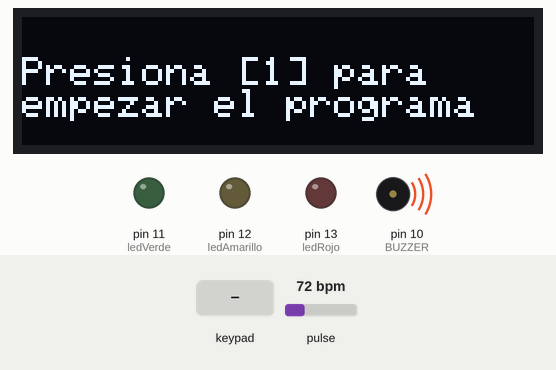
The sketch below on a simulated Arduino Uno, built with avr-gcc and run on an emulated ATmega328P. Shown: 128×32 one-colour display, output pins drawn as LEDs (lit = HIGH), buzzer (waves = sounding). Dashed ring = blinking. The test bench sets the inputs (shaded band); at power-on: pulse 72 bpm. Random numbers use the default seed unless the sketch sets one; what the sketch prints to the serial monitor is not drawn.

Above: at 1.2 s.
1.3 s: keypad keys 5 4 3 2 * pressed 0.4 s apart
At 4.4 s:
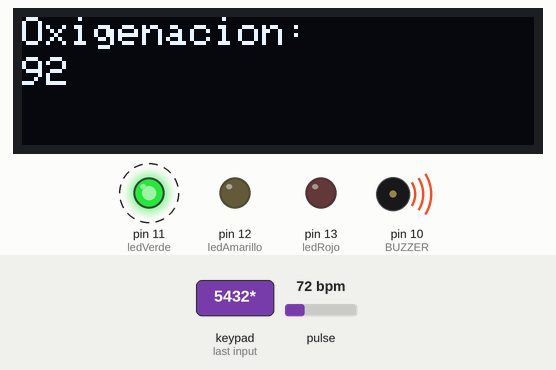
6.3 s: key '2' pressed
At 7.1 s:
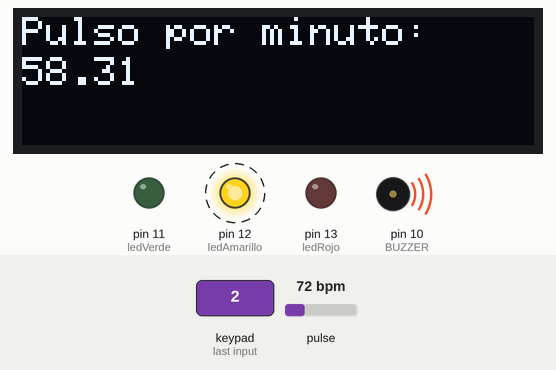
9.3 s: keypad keys 1 3 9 7 pressed 0.4 s apart
At 11.5 s:
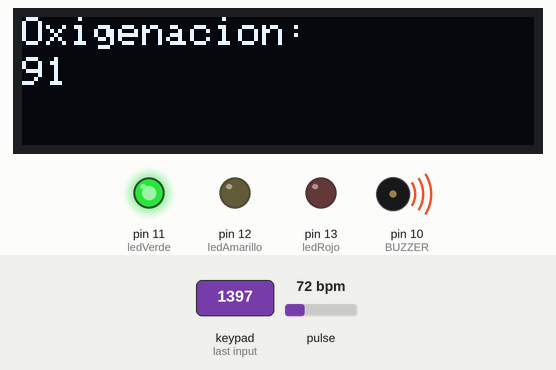
16.9 s: key '3' pressed
At 19.7 s:
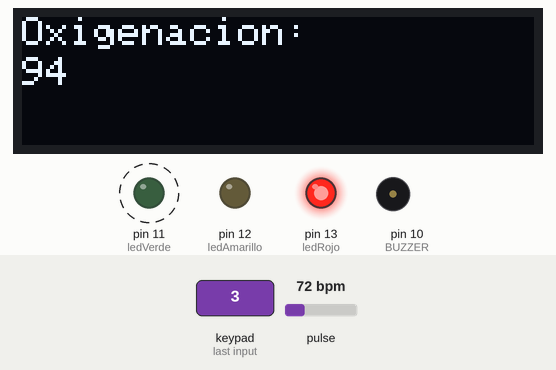
19.9 s: keypad keys 1 3 9 7 # pressed 0.4 s apart
At 23.2 s:
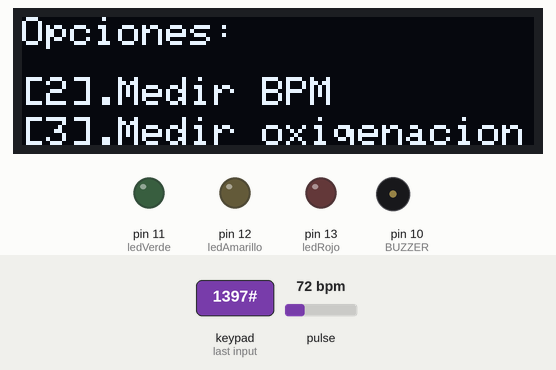
Timing chart, 0 to 25.9 s (numbered marks = the images above; inputs shaded):
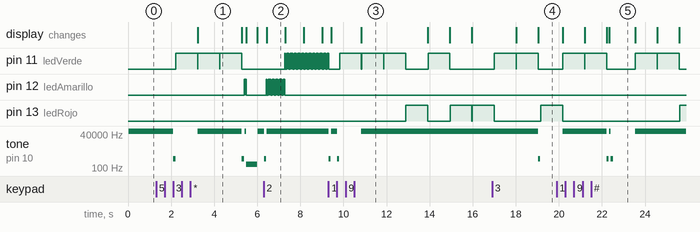

Measured:
- after the input at 1.3 s, pin 11 (ledVerde): alternates HIGH for 1.0 s and LOW for 0.01 s, starting after 0.92 s; pin 12 (ledAmarillo): alternates HIGH for 0.02 s and LOW for 0.01 s, 8 changes in all, then stays LOW, starting after 4.1 s
- after the input at 6.3 s, pin 11 (ledVerde): alternates HIGH for 0.02 s and LOW for 0.01 s, starting after 0.98 s; pin 12 (ledAmarillo): alternates HIGH for 0.02 s and LOW for 0.01 s, 64 changes in all, then stays LOW, starting after 0.13 s
- after the input at 9.3 s, pin 13 (ledRojo): goes HIGH 1.0 s, LOW 1.0 s, HIGH 1.0 s, LOW 0.01 s, then HIGH, starting after 3.6 s; tone on pin 10 (BUZZER): plays 500 Hz for 0.10 s, 65436 Hz for 0.28 s, 500 Hz for 0.10 s, 65436 Hz for 6.1 s, starting at once
- after the input at 16.9 s, tone on pin 10 (BUZZER): 65436 Hz → 500 Hz after 2.1 s, → silent 0.10 s later
- what the display in image 1 shows lasts 2.1 s, from 3.2 s to 5.3 s
- what the display in image 3 shows lasts 3.1 s, from 10.8 s to 13.9 s

The sketch:

Proyecto_final.ino
```cpp
#include <Wire.h>
#include "MAX30105.h"
#include <Adafruit_GFX.h>
#include <Adafruit_SSD1306.h>
#include "heartRate.h"
#include "spo2_algorithm.h"
#include <Keypad.h>
#define BUZZER 10
#define ANCHO 128
#define ALTO 32
#define OLED_RESET 4

MAX30105 particleSensor;
Adafruit_SSD1306 oled(ANCHO, ALTO, &Wire, OLED_RESET);

const byte FILAS=4;
const byte COLUMNAS=4;
byte pinesFilas[FILAS]= {9,8,7,6};
byte pinesColumnas[COLUMNAS]= {5,4,3,2};
int ledRojo = 13;
int ledAmarillo = 12;
int ledVerde=11;
long lastBeat = 0;
float beatsPerMinute;
int beatAvg;
char TECLA;
int estado=0;
long oxigenacion;
int spo2;

char keys[FILAS][COLUMNAS]= {    // define la distribucion de teclas
  {'1','2','3','A'},
  {'4','5','6','B'},
  {'7','8','9','C'},
  {'*','0','#','D'}
};
Keypad teclado = Keypad(makeKeymap(keys), pinesFilas, pinesColumnas, FILAS, COLUMNAS);
void setup()
{
  Serial.begin(9600);
  Serial.println("Initializing...");
  oled.begin(SSD1306_SWITCHCAPVCC, 0x3C);

  //Dectecta el sensor
  if (!particleSensor.begin(Wire, I2C_SPEED_FAST)) //Utiliza el puerto 12C, a una velocidad de 400kHz speed
  {
    Serial.println("El sensor MAX30102 no fue encontrado");
  }
  //Serial.println("Por favor coloque su dedo en el sensor");

  pinMode(BUZZER, OUTPUT);
  pinMode(ledRojo, OUTPUT);
  pinMode(ledAmarillo, OUTPUT);
  pinMode(ledVerde, OUTPUT);
  particleSensor.setup(); //Carga la configuración por defecto del sensor.
  particleSensor.setPulseAmplitudeRed(0x0A); //Enciende el led rojo del sensor para verificar si esta funcionando.
  particleSensor.setPulseAmplitudeGreen(0); //Apaga el led verde en caso que el sensor cuente con este led.

}

void loop()
{

      digitalWrite(ledAmarillo, LOW);
      digitalWrite(ledVerde, LOW);
      digitalWrite(ledRojo, LOW);
      //Texto de bienvenida
      TECLA= teclado.getKey();
      tone(BUZZER,-100);
      switch(TECLA)
      {
        case '1':
          estado=1;
          tone(BUZZER,500);
          delay(100);
          tone(BUZZER,0);
        break;

        case '2':
         estado=2;
         tone(BUZZER,500);
          delay(100);
          tone(BUZZER,0);
        break;

        case '3':
         estado=3;
         tone(BUZZER,500);
          delay(100);
          tone(BUZZER,0);
         digitalWrite(ledAmarillo, LOW);
         digitalWrite(ledVerde, LOW);
         digitalWrite(ledRojo, LOW);
        break;

        case'*':
          estado=0;
          tone(BUZZER,200);
          delay(500);
          tone(BUZZER,0);
        break;
      }


      if(estado==0)
      {
        oled.clearDisplay();
        oled.setTextColor(WHITE);
        oled.setCursor(0, 10);
        oled.setTextSize(1);
        oled.print("Presiona [1] para    empezar el programa");
        oled.display();

      }
      else if(estado==1)
      {

          oled.clearDisplay();
          oled.setCursor(0,0);
          oled.setTextSize(1);
          oled.print("Opciones:");

          oled.setCursor(0,15);
          oled.setTextSize(1);
          oled.print("[2].Medir BPM");

          oled.setCursor(0,25);
          oled.setTextSize(1);
          oled.print("[3].Medir oxigenacion");
          oled.display();
      }

    else if(estado==2)
          {
               long detectaDedo = particleSensor.getIR();
               if (detectaDedo < 50000){
                 oled.clearDisplay();
                oled.setCursor(0, 5);
                oled.setTextSize(1);
                oled.print("Coloca tu dedo en el sensor");
                oled.display();
                }
                else
                {
                   if (checkForBeat(detectaDedo) == true)
                {
                  long delta = millis() - lastBeat;
                  lastBeat = millis();

                  beatsPerMinute = 60 / (delta / 1000.0);

                }
                  if (beatsPerMinute>100)
                  {
                      digitalWrite(ledRojo, HIGH);
                      digitalWrite(ledVerde, LOW);
                      digitalWrite(ledAmarillo, LOW);
                  }
                  else if (beatsPerMinute>=60 && beatsPerMinute<=100)
                  {
                      digitalWrite(ledRojo, LOW);
                      digitalWrite(ledVerde, HIGH);
                      digitalWrite(ledAmarillo, LOW);
                  }

                 else if (beatsPerMinute<60 && beatsPerMinute>0)
                  {
                      digitalWrite(ledRojo, LOW);
                      digitalWrite(ledVerde, LOW);
                      digitalWrite(ledAmarillo, HIGH);

                  }

                oled.clearDisplay();
                oled.setCursor(0, 0);
                oled.setTextSize(1);
                oled.print("Pulso por minuto:");
                oled.setCursor(0,10);
                oled.setTextSize(1);
                oled.print(beatsPerMinute);
                oled.display();
               }


          }
     else if(estado==3)
          {
             long detectaDedo = particleSensor.getIR();
               if (detectaDedo < 50000){
                 oled.clearDisplay();
                oled.setCursor(0, 5);
                oled.setTextSize(1);
                oled.print("Coloca tu dedo en el sensor");
                oled.display();
                }

                else {
                oxigenacion = random(85, 99);
                if(oxigenacion>90)
                {
                  digitalWrite(ledVerde, HIGH);
                  digitalWrite(ledRojo, LOW);
                  }
                else if (oxigenacion<90)
                  {
                      digitalWrite(ledVerde, LOW);
                      digitalWrite(ledRojo, HIGH);
                  }

                oled.clearDisplay();
                oled.setTextColor(WHITE);
                oled.setCursor(0, 0);
                oled.setTextSize(1);
                oled.print("Oxigenacion:");
                oled.setCursor(0,10);
                oled.setTextSize(1);
                delay(1000);
                oled.print(oxigenacion);
                Serial.println(oxigenacion);
                oled.display();
                }

          }

  Serial.println();
}
```
